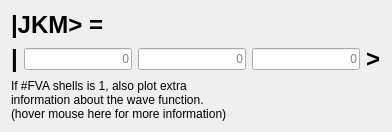
          <widget class="QWidget" name="singleState">
           <attribute name="title">
            <string>Single |JKM&gt; state</string>
           </attribute>
           <layout class="QVBoxLayout" name="verticalLayout_4">
            <item>
             <widget class="QLabel" name="label_34">
              <property name="font">
               <font>
                <pointsize>18</pointsize>
                <bold>true</bold>
               </font>
              </property>
              <property name="text">
               <string>&lt;html&gt;&lt;head/&gt;&lt;body&gt;&lt;p&gt;|JKM&amp;gt; = &lt;/p&gt;&lt;/body&gt;&lt;/html&gt;</string>
              </property>
             </widget>
            </item>
            <item>
             <layout class="QHBoxLayout" name="horizontalLayout_21">
              <item>
               <widget class="QLabel" name="label_35">
                <property name="font">
                 <font>
                  <pointsize>18</pointsize>
                  <bold>true</bold>
                 </font>
                </property>
                <property name="text">
                 <string>&lt;html&gt;&lt;head/&gt;&lt;body&gt;&lt;p&gt;|&lt;/p&gt;&lt;/body&gt;&lt;/html&gt;</string>
                </property>
               </widget>
              </item>
              <item>
               <widget class="QLineEdit" name="J">
                <property name="toolTip">
                 <string>J quantum number</string>
                </property>
                <property name="statusTip">
                 <string>Total angular momentum quantum number</string>
                </property>
                <property name="layoutDirection">
                 <enum>Qt::LayoutDirection::LeftToRight</enum>
                </property>
                <property name="inputMethodHints">
                 <set>Qt::InputMethodHint::ImhNone</set>
                </property>
                <property name="text">
                 <string/>
                </property>
                <property name="maxLength">
                 <number>8</number>
                </property>
                <property name="alignment">
                 <set>Qt::AlignmentFlag::AlignRight|Qt::AlignmentFlag::AlignTrailing|Qt::AlignmentFlag::AlignVCenter</set>
                </property>
                <property name="readOnly">
                 <bool>false</bool>
                </property>
                <property name="placeholderText">
                 <string>0</string>
                </property>
               </widget>
              </item>
              <item>
               <widget class="QLineEdit" name="K">
                <property name="enabled">
                 <bool>true</bool>
                </property>
                <property name="toolTip">
                 <string>K quantum number (always 0 for linear molecules)</string>
                </property>
                <property name="statusTip">
                 <string>Projection on molecular axis</string>
                </property>
                <property name="layoutDirection">
                 <enum>Qt::LayoutDirection::LeftToRight</enum>
                </property>
                <property name="text">
                 <string/>
                </property>
                <property name="maxLength">
                 <number>8</number>
                </property>
                <property name="alignment">
                 <set>Qt::AlignmentFlag::AlignRight|Qt::AlignmentFlag::AlignTrailing|Qt::AlignmentFlag::AlignVCenter</set>
                </property>
                <property name="placeholderText">
                 <string>0</string>
                </property>
               </widget>
              </item>
              <item>
               <widget class="QLineEdit" name="M">
                <property name="toolTip">
                 <string>M quantum number</string>
                </property>
                <property name="statusTip">
                 <string>Projection on laser axis</string>
                </property>
                <property name="layoutDirection">
                 <enum>Qt::LayoutDirection::LeftToRight</enum>
                </property>
                <property name="text">
                 <string/>
                </property>
                <property name="maxLength">
                 <number>8</number>
                </property>
                <property name="alignment">
                 <set>Qt::AlignmentFlag::AlignRight|Qt::AlignmentFlag::AlignTrailing|Qt::AlignmentFlag::AlignVCenter</set>
                </property>
                <property name="placeholderText">
                 <string>0</string>
                </property>
               </widget>
              </item>
              <item>
               <widget class="QLabel" name="label_36">
                <property name="font">
                 <font>
                  <pointsize>18</pointsize>
                  <bold>true</bold>
                 </font>
                </property>
                <property name="text">
                 <string>&lt;html&gt;&lt;head/&gt;&lt;body&gt;&lt;p&gt;&amp;gt;&lt;/p&gt;&lt;/body&gt;&lt;/html&gt;</string>
                </property>
               </widget>
              </item>
             </layout>
            </item>
            <item>
             <widget class="QLabel" name="label_42">
              <property name="toolTip">
               <string>&lt;html&gt;&lt;head/&gt;&lt;body&gt;&lt;p&gt;Without focal volume averaging, also indicate the distribution of populated J states with &amp;lt;J&amp;gt; and &amp;lt;J&amp;gt;±sqrt(&amp;lt;J&lt;span style=&quot; vertical-align:super;&quot;&gt;2&lt;/span&gt;&amp;gt;-&amp;lt;J&amp;gt;&lt;span style=&quot; vertical-align:super;&quot;&gt;2&lt;/span&gt;).&lt;/p&gt;&lt;p&gt;The J value J&lt;span style=&quot; vertical-align:sub;&quot;&gt;99.9%&lt;/span&gt;, below which 99.9% of the probability amplitude is found, is also plotted.&lt;/p&gt;&lt;/body&gt;&lt;/html&gt;</string>
              </property>
              <property name="text">
               <string>&lt;html&gt;&lt;head/&gt;&lt;body&gt;&lt;p&gt;If #FVA shells is 1, also plot extra&lt;br/&gt;information about the wave function.&lt;br/&gt;(hover mouse here for more information)&lt;/p&gt;&lt;/body&gt;&lt;/html&gt;</string>
              </property>
              <property name="textFormat">
               <enum>Qt::TextFormat::AutoText</enum>
              </property>
              <property name="alignment">
               <set>Qt::AlignmentFlag::AlignBottom|Qt::AlignmentFlag::AlignLeading|Qt::AlignmentFlag::AlignLeft</set>
              </property>
             </widget>
            </item>
           </layout>
          </widget>
